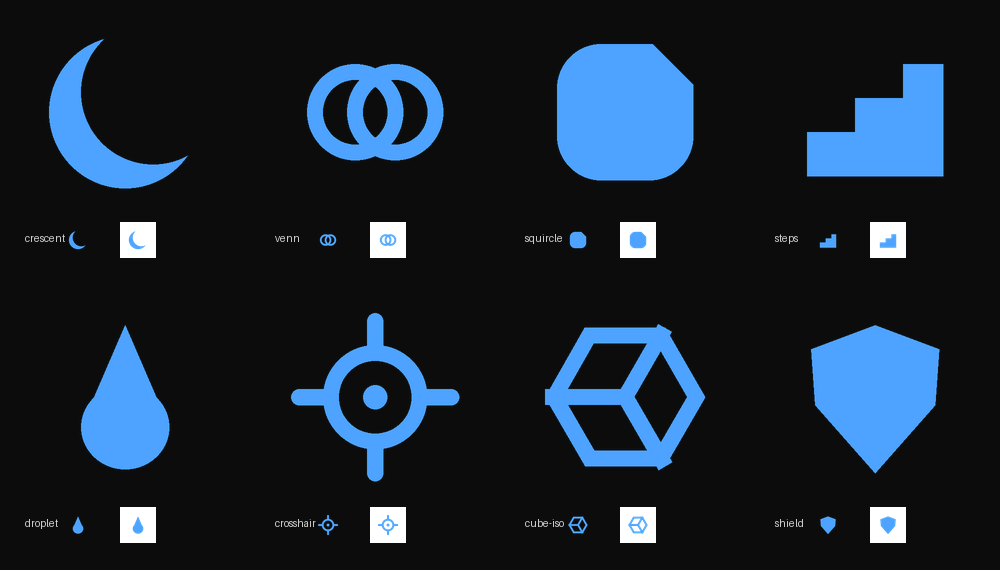

Python code for this plot:
"""Fourth batch of hand-crafted abstract logo marks (no AI API)."""

import math
from PIL import Image, ImageDraw

B = (0x4D, 0xA3, 0xFF, 255)
N = 400
SC = 4
OUT = "/Users/clupa/Documents/projects/clupai/branding"


def C():
    return Image.new("RGBA", (N, N), (0, 0, 0, 0))


def s(v):
    return v * SC


def cut(img, points):
    mask = Image.new("L", (N, N), 0)
    ImageDraw.Draw(mask).polygon([(s(x), s(y)) for x, y in points], fill=255)
    img.paste((0, 0, 0, 0), mask=mask)


def cut_circle(img, cx, cy, r):
    mask = Image.new("L", (N, N), 0)
    ImageDraw.Draw(mask).ellipse([s(cx - r), s(cy - r), s(cx + r), s(cy + r)], fill=255)
    img.paste((0, 0, 0, 0), mask=mask)


def crescent():
    img = C(); d = ImageDraw.Draw(img)
    d.ellipse([s(12), s(12), s(88), s(88)], fill=B)
    cut_circle(img, 64, 40, 36)
    return img


def venn():
    img = C(); d = ImageDraw.Draw(img)
    d.ellipse([s(16), s(26), s(64), s(74)], outline=B, width=s(8))
    d.ellipse([s(36), s(26), s(84), s(74)], outline=B, width=s(8))
    return img


def squircle():
    img = C(); d = ImageDraw.Draw(img)
    d.rounded_rectangle([s(16), s(16), s(84), s(84)], radius=s(22), fill=B)
    cut(img, [(60, 12), (88, 12), (88, 40)])   # dog-ear corner
    return img


def steps():
    img = C(); d = ImageDraw.Draw(img)
    pts = [(16, 82), (16, 60), (40, 60), (40, 43), (64, 43), (64, 26), (84, 26), (84, 82)]
    d.polygon([(s(x), s(y)) for x, y in pts], fill=B)
    return img


def droplet():
    img = C(); d = ImageDraw.Draw(img)
    d.ellipse([s(28), s(44), s(72), s(86)], fill=B)
    d.polygon([(s(50), s(14)), (s(31), s(58)), (s(69), s(58))], fill=B)
    return img


def crosshair():
    img = C(); d = ImageDraw.Draw(img)
    d.ellipse([s(24), s(24), s(76), s(76)], outline=B, width=s(8))
    d.rounded_rectangle([s(46), s(8), s(54), s(28)], radius=s(4), fill=B)
    d.rounded_rectangle([s(46), s(72), s(54), s(92)], radius=s(4), fill=B)
    d.rounded_rectangle([s(8), s(46), s(28), s(54)], radius=s(4), fill=B)
    d.rounded_rectangle([s(72), s(46), s(92), s(54)], radius=s(4), fill=B)
    d.ellipse([s(44), s(44), s(56), s(56)], fill=B)
    return img


def cube():
    img = C(); d = ImageDraw.Draw(img)
    c = 50
    pts = [(c + 40 * math.cos(math.radians(k * 60)),
            c + 40 * math.sin(math.radians(k * 60))) for k in range(6)]
    d.polygon([(s(x), s(y)) for x, y in pts], outline=B, width=s(8))
    for k in (1, 3, 5):
        d.line([(s(c), s(c)), (s(pts[k][0]), s(pts[k][1]))], fill=B, width=s(8))
    return img


def shield():
    img = C(); d = ImageDraw.Draw(img)
    pts = [(50, 14), (82, 26), (80, 54), (50, 88), (20, 54), (18, 26)]
    d.polygon([(s(x), s(y)) for x, y in pts], fill=B)
    return img


MARKS = [
    ("crescent", crescent), ("venn", venn), ("squircle", squircle), ("steps", steps),
    ("droplet", droplet), ("crosshair", crosshair), ("cube-iso", cube), ("shield", shield),
]

for name, fn in MARKS:
    fn().save(f"{OUT}/vec-{name}.png")

cols, big = 4, 200
cellw, cellh = 250, 285
sheet = Image.new("RGBA", (cols * cellw, 2 * cellh), (12, 12, 12, 255))
d = ImageDraw.Draw(sheet)
for idx, (name, fn) in enumerate(MARKS):
    master = fn()
    r, c = divmod(idx, cols)
    ox, oy = c * cellw, r * cellh
    sheet.alpha_composite(master.resize((big, big), Image.LANCZOS), (ox + 25, oy + 12))
    fav = master.resize((24, 24), Image.LANCZOS)
    sheet.paste((12, 12, 12, 255), (ox + 60, oy + 222, ox + 96, oy + 258))
    sheet.alpha_composite(fav, (ox + 66, oy + 228))
    sheet.paste((255, 255, 255, 255), (ox + 120, oy + 222, ox + 156, oy + 258))
    sheet.alpha_composite(fav, (ox + 126, oy + 228))
    d.text((ox + 25, oy + 232), name, fill=(210, 210, 210, 255))
sheet.convert("RGB").save(f"{OUT}/vector_ideas4.png")
print("wrote vector_ideas4.png + 8 vec-*.png masters")
